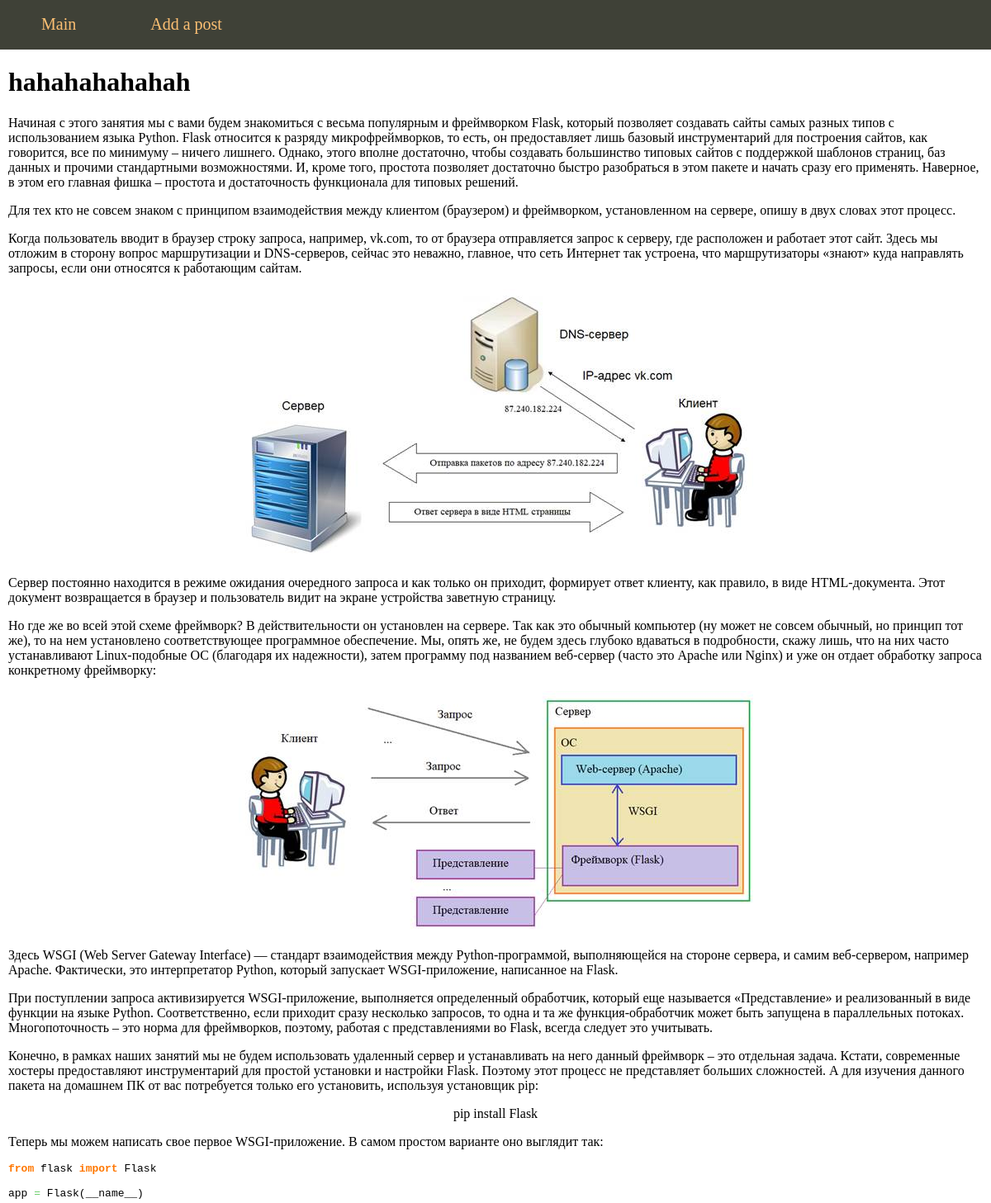
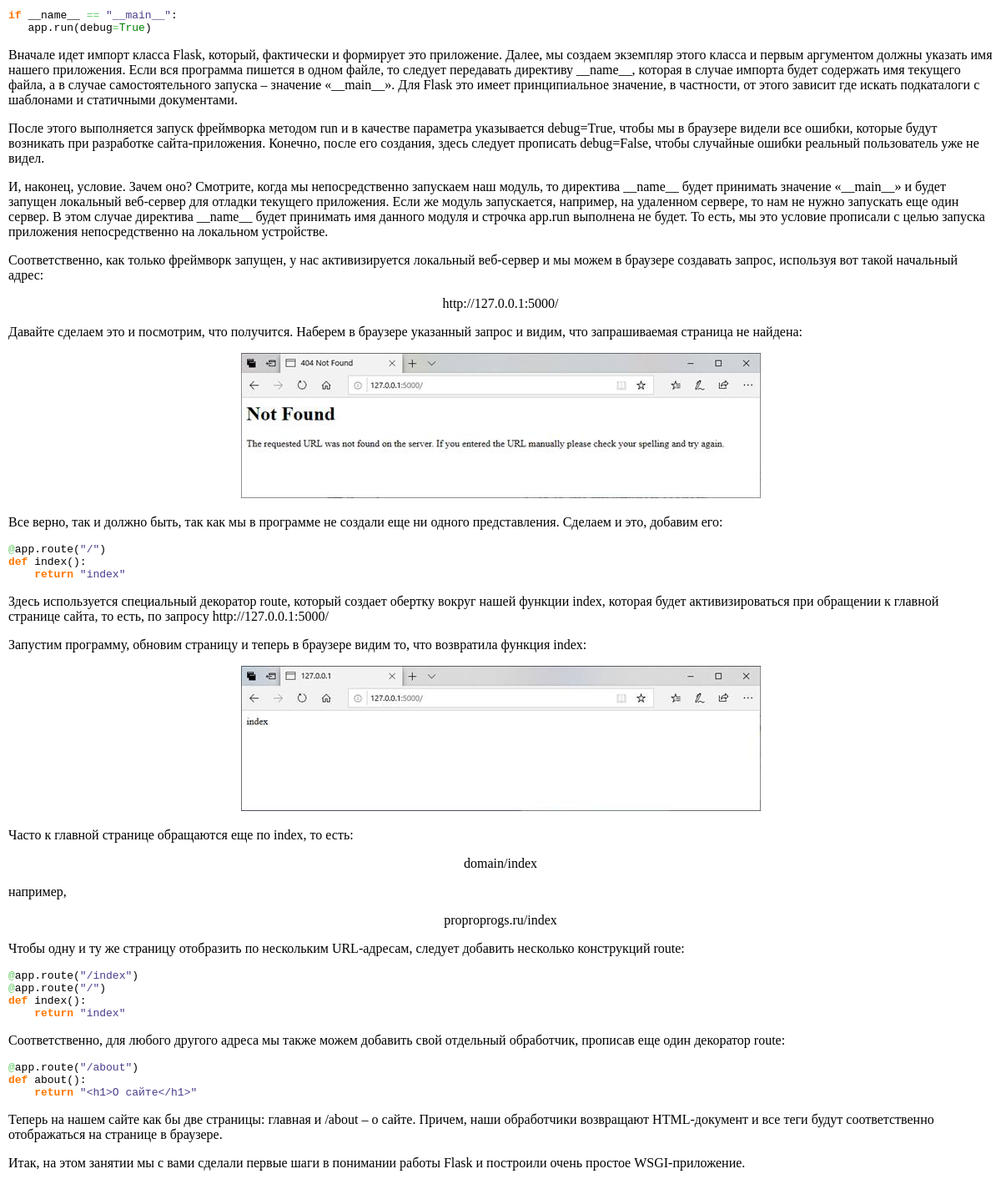
Screenshot of /post/framework-flask-intro3 with the database file from the repository (2 pictures, top to bottom).
### tables this page shows
CREATE TABLE mainmenu (
id INTEGER PRIMARY KEY AUTOINCREMENT,    
title TEXT NOT NULL, 
url TEXT NOT NULL
);

CREATE TABLE posts (
id INTEGER PRIMARY KEY AUTOINCREMENT,    
title TEXT NOT NULL, 
text TEXT NOT NULL,
url TEXT NOT NULL,
time INTEGER NOT NULL
);

### main.py (the view)
@app.route("/post/<alias>")
def showPost(alias):
    db = get_db()
    dbase = FDataBase(db)
    title, post = dbase.getPost(alias)
    if not title:
        abort(404)
    print(alias)
    return render_template('post.html', menu=dbase.getMenu(), title=title, post=post)

### FDataBase.py (called while the page is built)
    def getMenu(self):
        sql = """SELECT * FROM mainmenu"""
        try:
            self.__cur.execute(sql)
            res = self.__cur.fetchall()
            if res:
                return res
        except:
            print('Read db error')
        return []

    def getPost(self, alias):
        try:
            self.__cur.execute(f"SELECT title, text FROM posts WHERE url LIKE '{alias}' LIMIT 1")
            res = self.__cur.fetchone()
            if res:
                return res
        except sqlite3.Error as e:
            print("Taking post from bd error"+str(e))
        return (False, False)

### main.py (called while the page is built)
def connect_db():
    conn = sqlite3.connect(app.config['DATABASE'])
    conn.row_factory = sqlite3.Row
    return conn

def get_db():
    if not hasattr(g, 'link_db'):
        g.link_db = connect_db()
    return g.link_db

### templates/post.html
{% extends 'base.html' %}
{% block content %}
{{ super() }}
{{post | safe}}
{% endblock %}

### templates/base.html (shortened to what this page needs)
<!DOCTYPE html>
<html>
<head>
<link type="text/css" href="{{ url_for('static', filename='css/styles.css')}}" rel="stylesheet"/>
</head>
<body>
{% block content -%}
	{%- block mainmenu %}
<ul class="mainmenu">
	{% for p in menu -%}
<li><a href="{{p.url}}">{{p.title}}</a></li>
	{% endfor -%}
</ul>
	{% endblock mainmenu -%}
<div class="content">
	{% if title -%}
<h1>{{title}}</h1>
	{% else -%}
<h1>about flask</h1>
	{% endif -%}
{% endblock -%}
</div>
</body>
</html>

### static/css/styles.css (style rules this page uses)
html, body { font-family: 'Ariel'; margin: 0; padding 0; height 100%; width 100%; }
a { color: #0059b2; text-derocation: none; }
ul.mainmenu { list-style: none; background: #3F4137; height: 60px; margin: 0; padding: 0; color: #fdc073; font-size: 20px; overflow: hidden; }
ul.mainmenu li { float: left; margin: 18px 40px 0 50px; }
ul.mainmenu li a { color: #fdc073; text-decoration: none; }
div.content { margin: 10px; }

### rows the page displays
mainmenu: title "Main"
mainmenu: title "Add a post"
posts: title "hahahahahahah", text "Начиная с этого занятия мы с вами будем знакомиться с весьма популярным и фреймворком Flask, который позволяет создавать сайты самых разных типов с использованием языка Python. Flask относится к разряду микрофреймворков, то есть, он предоставляет лишь базовый инструментарий для построения сайтов, как говорится, все по минимуму – ничего лишнего. Однако, этого вполне достаточно, чтобы создавать большинство типовых сайтов с поддержкой шаблонов страниц, баз данных и прочими стандартными возможностями. И, кроме того, простота позволяет достаточно быстро разобраться в этом пакете и начать сразу его применять. Наверное, в этом его главная фишка – простота и достаточность функционала для типовых…", text (picture)
